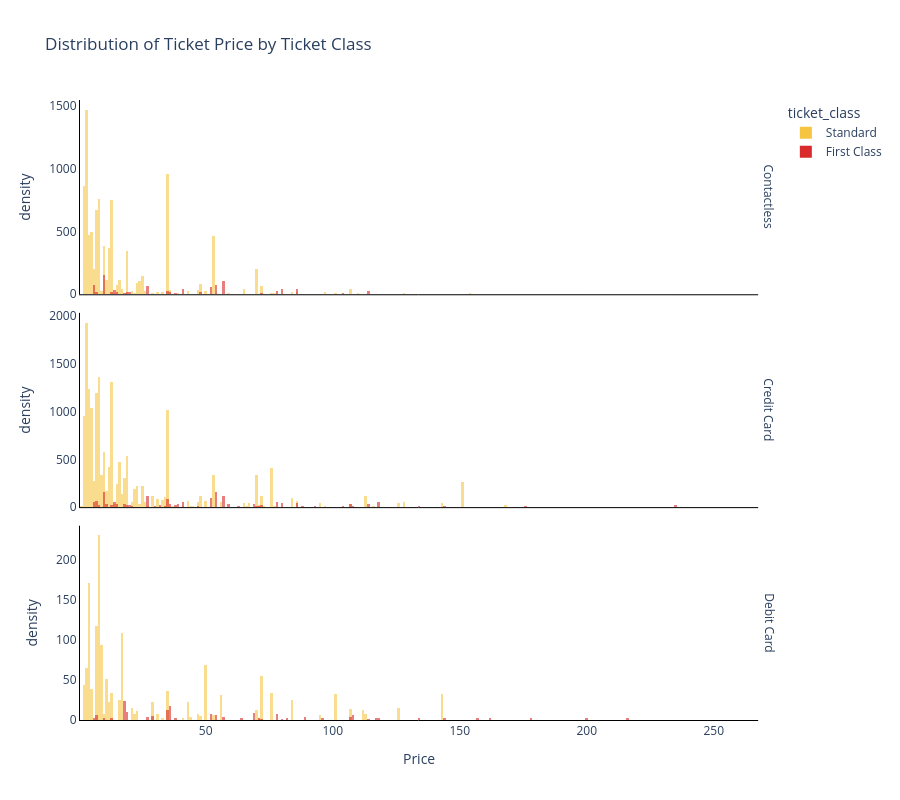

The notebook cell saved with this chart:
### Code cell
contactless_payment = data.copy()

fig = px.histogram(
    data_frame=contactless_payment,
    x="Price",
    color="ticket_class",               # Tương đương tham số 'hue' trong Seaborn                 # CHÌA KHÓA: Ép 2 nhóm đè lên nhau thay vì xếp chồng lên đỉnh nhau
    opacity=0.6,                        # Độ trong suốt để nhìn xuyên thấu (0 đến 1)
    color_discrete_sequence=['#f5c542', '#d92b2b'], # Mã màu Vàng (Standard) và Đỏ (First Class)
    histnorm="density",                 # Tùy chọn: Chuẩn hóa cột Y thành dạng mật độ phân phối
    barmode="overlay",
    title="Distribution of Ticket Price by Ticket Class",
    facet_row="Payment_Method"
)
# Xóa chữ "Payment_Method=" ở các tiêu đề phụ bên phải
fig.for_each_annotation(lambda a: a.update(text=a.text.split("=")[-1]))

# Tinh chỉnh giao diện trắng, viền đen
fig.update_layout(
    plot_bgcolor='white',
    height=800, # Tăng chiều cao biểu đồ lên vì giờ có tới 3 hình xếp chồng
    hovermode='x unified'
)

fig.update_xaxes(showline=True, linewidth=1, linecolor='black', gridcolor=None)
fig.update_yaxes(showline=True, linewidth=1, linecolor='black', gridcolor=None, showticklabels=False) # Ẩn số trục Y cho gọn giống ảnh gốc

fig.update_yaxes(matches=None)
fig.update_yaxes(matches=None, showticklabels=True)

fig.show()

### Figure 1 — Plotly figure (JSON) as saved in the notebook; plotly's stock layout.template omitted (floating-point values rounded to 4 significant figures; data arrays with more than 128 entries replaced by an {"elided": "..."} marker saying what was removed)
{"data": [{"bingroup": "x", "histnorm": "density", "hovertemplate": "ticket_class=Standard<br>Payment_Method=Contactless<br>Price=%{x}<br>density=%{y}<extra></extra>", "legendgroup": "Standard", "marker": {"color": "#f5c542", "opacity": 0.6, "pattern": {"shape": ""}}, "name": "Standard", "orientation": "v", "showlegend": true, "type": "histogram", "x": {"elided": "9798 int values"}, "xaxis": "x3", "yaxis": "y3"}, {"bingroup": "x", "histnorm": "density", "hovertemplate": "ticket_class=Standard<br>Payment_Method=Credit Card<br>Price=%{x}<br>density=%{y}<extra></extra>", "legendgroup": "Standard", "marker": {"color": "#f5c542", "opacity": 0.6, "pattern": {"shape": ""}}, "name": "Standard", "orientation": "v", "showlegend": false, "type": "histogram", "x": {"elided": "17291 int values"}, "xaxis": "x2", "yaxis": "y2"}, {"bingroup": "x", "histnorm": "density", "hovertemplate": "ticket_class=Standard<br>Payment_Method=Debit Card<br>Price=%{x}<br>density=%{y}<extra></extra>", "legendgroup": "Standard", "marker": {"color": "#f5c542", "opacity": 0.6, "pattern": {"shape": ""}}, "name": "Standard", "orientation": "v", "showlegend": false, "type": "histogram", "x": {"elided": "1506 int values"}, "xaxis": "x", "yaxis": "y"}, {"bingroup": "x", "histnorm": "density", "hovertemplate": "ticket_class=First Class<br>Payment_Method=Contactless<br>Price=%{x}<br>density=%{y}<extra></extra>", "legendgroup": "First Class", "marker": {"color": "#d92b2b", "opacity": 0.6, "pattern": {"shape": ""}}, "name": "First Class", "orientation": "v", "showlegend": true, "type": "histogram", "x": {"elided": "1036 int values"}, "xaxis": "x3", "yaxis": "y3"}, {"bingroup": "x", "histnorm": "density", "hovertemplate": "ticket_class=First Class<br>Payment_Method=Credit Card<br>Price=%{x}<br>density=%{y}<extra></extra>", "legendgroup": "First Class", "marker": {"color": "#d92b2b", "opacity": 0.6, "pattern": {"shape": ""}}, "name": "First Class", "orientation": "v", "showlegend": false, "type": "histogram", "x": {"elided": "1845 int values"}, "xaxis": "x2", "yaxis": "y2"}, {"bingroup": "x", "histnorm": "density", "hovertemplate": "ticket_class=First Class<br>Payment_Method=Debit Card<br>Price=%{x}<br>density=%{y}<extra></extra>", "legendgroup": "First Class", "marker": {"color": "#d92b2b", "opacity": 0.6, "pattern": {"shape": ""}}, "name": "First Class", "orientation": "v", "showlegend": false, "type": "histogram", "x": {"elided": "177 int values"}, "xaxis": "x", "yaxis": "y"}], "layout": {"annotations": [{"font": {}, "showarrow": false, "text": "Debit Card", "textangle": 90, "x": 0.98, "xanchor": "left", "xref": "paper", "y": 0.1567, "yanchor": "middle", "yref": "paper"}, {"font": {}, "showarrow": false, "text": "Credit Card", "textangle": 90, "x": 0.98, "xanchor": "left", "xref": "paper", "y": 0.5, "yanchor": "middle", "yref": "paper"}, {"font": {}, "showarrow": false, "text": "Contactless", "textangle": 90, "x": 0.98, "xanchor": "left", "xref": "paper", "y": 0.8433, "yanchor": "middle", "yref": "paper"}], "barmode": "overlay", "height": 800, "hovermode": "x unified", "legend": {"title": {"text": "ticket_class"}, "tracegroupgap": 0}, "plot_bgcolor": "white", "title": {"text": "Distribution of Ticket Price by Ticket Class"}, "xaxis": {"anchor": "y", "domain": [0, 0.98], "linecolor": "black", "linewidth": 1, "showline": true, "title": {"text": "Price"}}, "xaxis2": {"anchor": "y2", "domain": [0, 0.98], "linecolor": "black", "linewidth": 1, "matches": "x", "showline": true, "showticklabels": false}, "xaxis3": {"anchor": "y3", "domain": [0, 0.98], "linecolor": "black", "linewidth": 1, "matches": "x", "showline": true, "showticklabels": false}, "yaxis": {"anchor": "x", "domain": [0, 0.3133], "linecolor": "black", "linewidth": 1, "showline": true, "showticklabels": true, "title": {"text": "density"}}, "yaxis2": {"anchor": "x2", "domain": [0.3433, 0.6567], "linecolor": "black", "linewidth": 1, "showline": true, "showticklabels": true, "title": {"text": "density"}}, "yaxis3": {"anchor": "x3", "domain": [0.6867, 1.0], "linecolor": "black", "linewidth": 1, "showline": true, "showticklabels": true, "title": {"text": "density"}}}}
